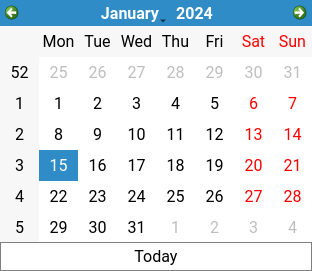
<?xml version="1.0" encoding="UTF-8"?>
<ui version="4.0">
 <class>CalendarPopup</class>
 <widget class="QDialog" name="CalendarPopup">
  <property name="geometry">
   <rect>
    <x>0</x>
    <y>0</y>
    <width>280</width>
    <height>271</height>
   </rect>
  </property>
  <property name="windowTitle">
   <string>Dialog</string>
  </property>
  <property name="sizeGripEnabled">
   <bool>false</bool>
  </property>
  <property name="modal">
   <bool>true</bool>
  </property>
  <layout class="QGridLayout" name="gridLayout">
   <property name="leftMargin">
    <number>0</number>
   </property>
   <property name="topMargin">
    <number>0</number>
   </property>
   <property name="rightMargin">
    <number>0</number>
   </property>
   <property name="bottomMargin">
    <number>0</number>
   </property>
   <property name="spacing">
    <number>0</number>
   </property>
   <item row="0" column="0">
    <widget class="QCalendarWidget" name="calendarWidget">
     <property name="font">
      <font>
       <family>Roboto</family>
       <pointsize>12</pointsize>
      </font>
     </property>
     <property name="horizontalHeaderFormat">
      <enum>QCalendarWidget::ShortDayNames</enum>
     </property>
     <property name="navigationBarVisible">
      <bool>true</bool>
     </property>
    </widget>
   </item>
   <item row="1" column="0">
    <widget class="QPushButton" name="btnToday">
     <property name="font">
      <font>
       <family>Roboto</family>
       <pointsize>12</pointsize>
      </font>
     </property>
     <property name="toolTip">
      <string>Select current week</string>
     </property>
     <property name="styleSheet">
      <string notr="true">QPushButton {
	padding: 4px 2px;
	border: 1px solid gray;
	background-color: white;
}

QPushButton::hover {
	color: white;
	background-color: #0078d4;
}</string>
     </property>
     <property name="text">
      <string>Today</string>
     </property>
     <property name="default">
      <bool>false</bool>
     </property>
     <property name="flat">
      <bool>false</bool>
     </property>
    </widget>
   </item>
  </layout>
 </widget>
 <resources/>
 <connections>
  <connection>
   <sender>calendarWidget</sender>
   <signal>selectionChanged()</signal>
   <receiver>CalendarPopup</receiver>
   <slot>accept()</slot>
   <hints>
    <hint type="sourcelabel">
     <x>139</x>
     <y>122</y>
    </hint>
    <hint type="destinationlabel">
     <x>139</x>
     <y>122</y>
    </hint>
   </hints>
  </connection>
 </connections>
</ui>
